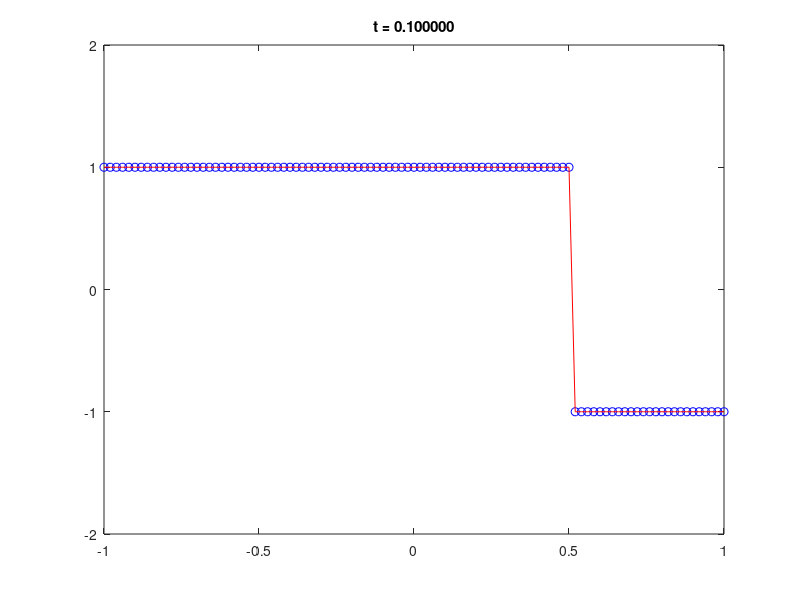
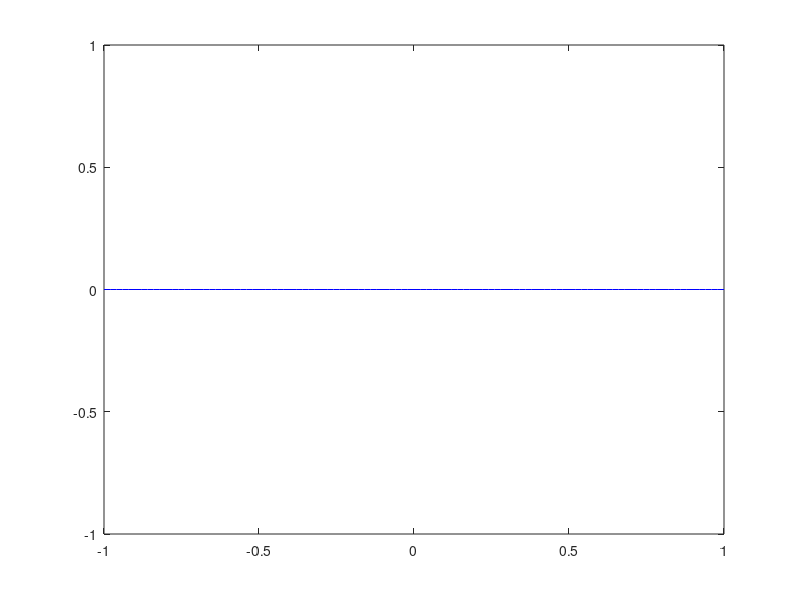

The MATLAB script that drew these images, in order:
%%%%%%%%%%%%%%%%%%%%%%%%%%%%%%%%%%%%%%%%%%%%%%%%%%%%%%%%%%%%%%%%%%%%%%%%%%%%%
%
% This MATLAB script computes the solution of the 1d advection equation
%
%    u_t + a u_x = 0
%
% on the domain -\infty < x < \infty with initial conditions
% 
%    u(x) = 1 for x < 0 and u(x) = -1 for x > 0
%
% using forward Euler time integration with a first-order upwind spatial 
% discretization and an optimal time step of dt = dx/a.  For computational 
% purposes, the domain is truncated to -1 < x < 1 and the boundary 
% conditions are taken to be u(-1) = 1 and u(1) = -1. 
% 
% Kevin T. Chu
% 2007 September
% 
%%%%%%%%%%%%%%%%%%%%%%%%%%%%%%%%%%%%%%%%%%%%%%%%%%%%%%%%%%%%%%%%%%%%%%%%%%%%%

clear 
format long
format compact

% PDE parameters
a = 5;

% time integration parameters
t_init  = 0.0;
t_final = 0.1;

% number of grid cells to use in computation 
% NOTE: number of grid points is N = (N_cell+1)
N_cell = 100;

% construct grid
N = N_cell+1;
dx = 2/N_cell;
x = -1:dx:1;  x = x';   

% set dt
dt = dx/a;

% construct upwind first-derivative operator (with boundary conditions)
G = (diag(ones(N,1),0) - diag(ones(N-1,1),-1))/dx;
G(1,1) = 0; G(1,2) = 0;    % no need to compute gradient at boundary 
G(N,N) = 0; G(N,N-1) = 0;  % no need to compute gradient at boundary 

% set initial data
u_init = zeros(size(x));
idx = find(x <= 0);
u_init(idx) = 1;
idx = find(x > 0);
u_init(idx) = -1;


% first-order upwind (Optimal Time Step)
t = t_init;
u = u_init;
while (t < t_final)

  % compute exact solution
  u_exact = zeros(size(x));
  idx = find(x <= a*t);
  u_exact(idx) = 1;
  idx = find(x > a*t);
  u_exact(idx) = -1;

  % plot solution
  figure(1); clf;
  plot(x,u,'bo');
  hold on;
  plot(x,u_exact,'r');
  axis([-1 1 -2 2]);
  title_string = sprintf('t = %f',t);
  title(title_string);
  drawnow

  % impose boundary conditions
  u(1) = 1;
  u(N) = -1;

  % update solution
  u = u - a*dt*(G*u);

  % update time
  t = t + dt;

end

% compute exact solution
u_exact = zeros(size(x));
idx = find(x <= a*t);
u_exact(idx) = 1;
idx = find(x > a*t);
u_exact(idx) = -1;

% plot final result
figure(1); clf;
plot(x,u,'bo');
hold on;
plot(x,u_exact,'r');
axis([-1 1 -2 2]);
title_string = sprintf('t = %f',t);
title(title_string);

% compute error
err = u-u_exact;
err_L1_upwind1_ots = sum(abs(err))*dx
err_L_inf_upwind1_ots = max((err))

% plot error
figure(2); clf;
plot(x,err,'b-');  


